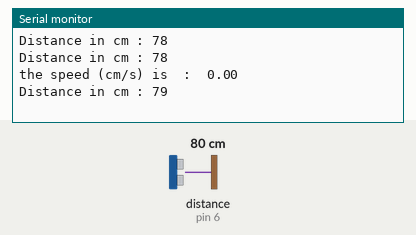
This sketch was run on a simulated Arduino Uno, built with avr-gcc and run on an emulated ATmega328P. Parts: the last lines printed to the serial monitor. Wiring (inferred from the names in the program): ultrasonic range finder: trigger pin 5; echo pin 6. Inputs (shaded band) come from the test bench; at power-on: distance to the obstacle (sensor on pin 6) 80 cm. The echo pulse lasts 58.3 µs per cm.

Above: at 2.8 s.
2.9 s: distance to the obstacle (sensor on pin 6) set to 2 cm
At 4.3 s:
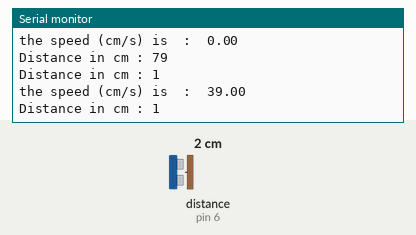
4.4 s: distance to the obstacle (sensor on pin 6) set to 4 cm
At 6.7 s:
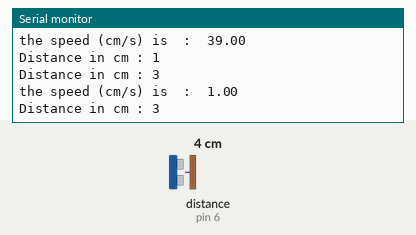
Timing chart, 0 to 8.2 s (numbered marks = the images above; inputs shaded):
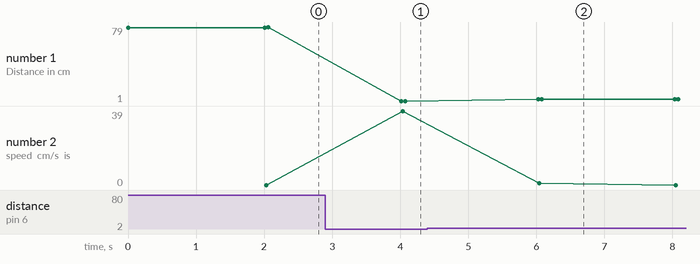

Measured:
- after the input at 2.9 s, the serial monitor: prints a new line after 1.1 s (image 1)
- after the input at 4.4 s, the serial monitor: prints a new line after 1.6 s (image 2)
- plotted number 1: 79 → 1 after the input at 2.9 s, 1 → 3 after the input at 4.4 s
- plotted number 2: 0 → 39 after the input at 2.9 s

The sketch:

Speed_sensor.ino
```cpp
// C++ code

const int trigPin = 5;
const int echoPin = 6;

long duration;
int FirstDistance=0;
int SecondDistance=0;
double speed=0;
int distance=1;
float Time = 2.0;
float delayedtime = 1000*Time;

void setup()
{
pinMode(trigPin, OUTPUT);
pinMode(echoPin, INPUT);
Serial.begin(9600);
}

void loop()
{
GetSpeed();
}

float GetDistance()
{
// Clears the trigPin
digitalWrite(trigPin, LOW);
delayMicroseconds(2);

// Sets the trigPin on HIGH state for 10 micro seconds
digitalWrite(trigPin, HIGH);
delayMicroseconds(10);
digitalWrite(trigPin, LOW);

// Reads the echoPin, returns the sound wave travel time in microseconds
duration = pulseIn(echoPin, HIGH);

//calculating distance
distance= duration*0.034/2;

// Prints the distance on the Serial Monitor
Serial.print("Distance in cm : ");
Serial.println(distance);

return distance;

}

void GetSpeed()
{
   FirstDistance = GetDistance(); //get the first distance

   delay(delayedtime); //waits 2 seconds depending on the time declared above ,, feel free to change the value dependng on the resolution of your sensor

   SecondDistance = GetDistance(); //gets the second distance
   speed = (SecondDistance-FirstDistance)/Time;  // now calculating the difference

   if(FirstDistance==0 && SecondDistance==0)
   {speed = 0;}

   if (speed < 0)
   {speed = speed*(-1);}

//printing the speed on the serial monitor
    Serial.print("the speed (cm/s) is  :  ");
  	Serial.println(speed);
}
```
